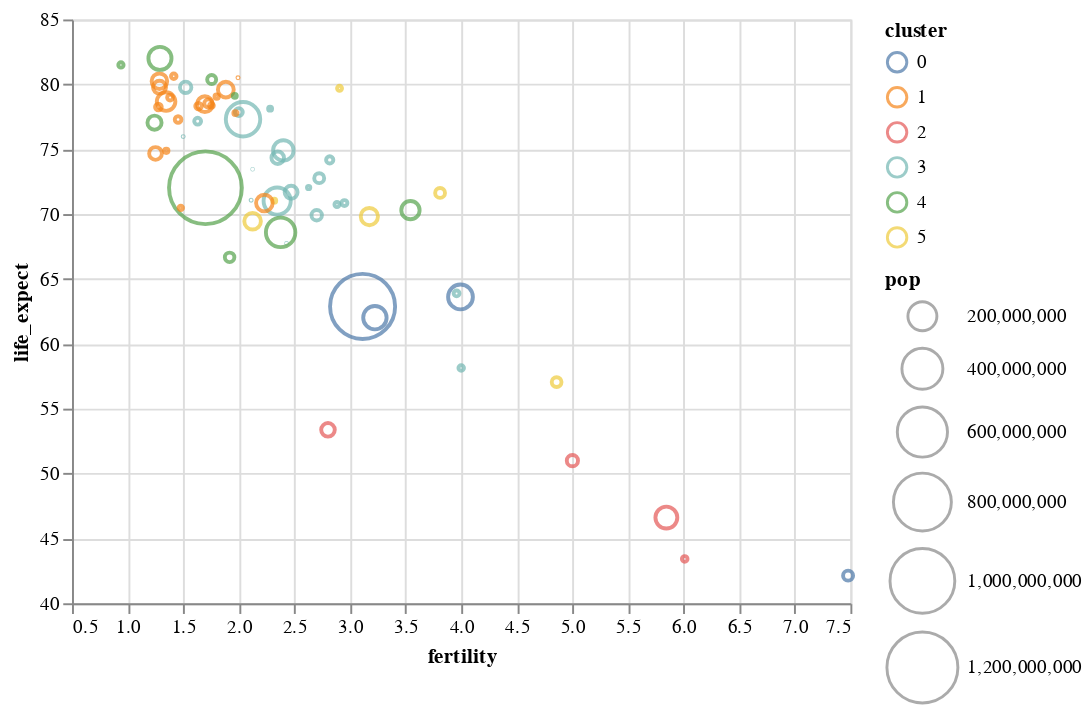

Notebook code for this chart:
### Code cell
# Q and Q scatterplot. It add two zero based X and Y scales
alt.Chart(df.query("year == 2000")).mark_point(filled=False).encode(
    alt.X('fertility:Q', scale=alt.Scale(zero=False)),   # zero=False removes the zero based axis scaling
    alt.Y('life_expect:Q', scale=alt.Scale(zero=False)),
    alt.Size('pop:Q', scale=alt.Scale(range=[0, 1400])),
    alt.Color('cluster:N')
       
)

### Figure 1 — Vega-Lite specification as saved in the notebook (floating-point values rounded to 4 significant figures)
{"config": {"view": {"continuousWidth": 400, "continuousHeight": 300}}, "data": {"name": "data-fdeb0b749a6385830bd1445d39ad6ea0"}, "mark": {"type": "point", "filled": false}, "encoding": {"color": {"field": "cluster", "type": "nominal"}, "size": {"field": "pop", "scale": {"range": [0, 1400]}, "type": "quantitative"}, "x": {"field": "fertility", "scale": {"zero": false}, "type": "quantitative"}, "y": {"field": "life_expect", "scale": {"zero": false}, "type": "quantitative"}}, "$schema": "https://vega.github.io/schema/vega-lite/v4.17.0.json", "datasets": {"data-fdeb0b749a6385830bd1445d39ad6ea0": [{"year": 2000, "country": "Afghanistan", "cluster": 0, "pop": 23898198, "life_expect": 42.13, "fertility": 7.479}, {"year": 2000, "country": "Argentina", "cluster": 3, "pop": 37497728, "life_expect": 74.34, "fertility": 2.35}, {"year": 2000, "country": "Aruba", "cluster": 3, "pop": 69539, "life_expect": 73.45, "fertility": 2.124}, {"year": 2000, "country": "Australia", "cluster": 4, "pop": 19164620, "life_expect": 80.37, "fertility": 1.756}, {"year": 2000, "country": "Austria", "cluster": 1, "pop": 8113413, "life_expect": 78.98, "fertility": 1.382}, {"year": 2000, "country": "Bahamas", "cluster": 3, "pop": 290075, "life_expect": 71.07, "fertility": 2.111}, {"year": 2000, "country": "Bangladesh", "cluster": 0, "pop": 130406594, "life_expect": 62.01, "fertility": 3.224}, {"year": 2000, "country": "Barbados", "cluster": 3, "pop": 273483, "life_expect": 75.97, "fertility": 1.5}, {"year": 2000, "country": "Belgium", "cluster": 1, "pop": 10263618, "life_expect": 78.32, "fertility": 1.638}, {"year": 2000, "country": "Bolivia", "cluster": 3, "pop": 8152620, "life_expect": 63.88, "fertility": 3.958}, {"year": 2000, "country": "Brazil", "cluster": 3, "pop": 175552771, "life_expect": 71.01, "fertility": 2.345}, {"year": 2000, "country": "Canada", "cluster": 3, "pop": 31278097, "life_expect": 79.77, "fertility": 1.522}, {"year": 2000, "country": "Chile", "cluster": 3, "pop": 15153450, "life_expect": 77.86, "fertility": 2.0}, {"year": 2000, "country": "China", "cluster": 4, "pop": 1262645000, "life_expect": 72.03, "fertility": 1.7}, {"year": 2000, "country": "Colombia", "cluster": 3, "pop": 39685655, "life_expect": 71.68, "fertility": 2.47}, {"year": 2000, "country": "Costa Rica", "cluster": 3, "pop": 3710558, "life_expect": 78.12, "fertility": 2.281}, {"year": 2000, "country": "Croatia", "cluster": 1, "pop": 4410830, "life_expect": 74.88, "fertility": 1.348}, {"year": 2000, "country": "Cuba", "cluster": 3, "pop": 11134273, "life_expect": 77.16, "fertility": 1.63}, {"year": 2000, "country": "Dominican Republic", "cluster": 3, "pop": 8385828, "life_expect": 70.85, "fertility": 2.95}, {"year": 2000, "country": "Ecuador", "cluster": 3, "pop": 12505204, "life_expect": 74.17, "fertility": 2.817}, {"year": 2000, "country": "Egypt", "cluster": 5, "pop": 70492342, "life_expect": 69.81, "fertility": 3.174}, {"year": 2000, "country": "El Salvador", "cluster": 3, "pop": 6122515, "life_expect": 70.73, "fertility": 2.883}, {"year": 2000, "country": "Finland", "cluster": 1, "pop": 5168595, "life_expect": 78.37, "fertility": 1.754}, {"year": 2000, "country": "France", "cluster": 1, "pop": 59381628, "life_expect": 79.59, "fertility": 1.883}, {"year": 2000, "country": "Georgia", "cluster": 1, "pop": 4777209, "life_expect": 70.48, "fertility": 1.478}, {"year": 2000, "country": "Germany", "cluster": 1, "pop": 82187909, "life_expect": 78.67, "fertility": 1.346}, {"year": 2000, "country": "Greece", "cluster": 1, "pop": 10559110, "life_expect": 78.26, "fertility": 1.277}, {"year": 2000, "country": "Grenada", "cluster": 3, "pop": 89312, "life_expect": 67.75, "fertility": 2.429}, {"year": 2000, "country": "Haiti", "cluster": 3, "pop": 7306302, "life_expect": 58.14, "fertility": 4.0}, {"year": 2000, "country": "Hong Kong", "cluster": 4, "pop": 6658720, "life_expect": 81.5, "fertility": 0.94}, {"year": 2000, "country": "Iceland", "cluster": 1, "pop": 281043, "life_expect": 80.5, "fertility": 1.993}, {"year": 2000, "country": "India", "cluster": 0, "pop": 1007702000, "life_expect": 62.88, "fertility": 3.113}, {"year": 2000, "country": "Indonesia", "cluster": 4, "pop": 206265000, "life_expect": 68.59, "fertility": 2.376}, {"year": 2000, "country": "Iran", "cluster": 5, "pop": 65660289, "life_expect": 69.45, "fertility": 2.124}, {"year": 2000, "country": "Iraq", "cluster": 5, "pop": 22675617, "life_expect": 57.05, "fertility": 4.858}, {"year": 2000, "country": "Ireland", "cluster": 1, "pop": 3791690, "life_expect": 77.78, "fertility": 1.969}, {"year": 2000, "country": "Israel", "cluster": 5, "pop": 5842454, "life_expect": 79.7, "fertility": 2.906}, {"year": 2000, "country": "Italy", "cluster": 1, "pop": 57719337, "life_expect": 80.24, "fertility": 1.286}, {"year": 2000, "country": "Jamaica", "cluster": 3, "pop": 2615467, "life_expect": 72.05, "fertility": 2.628}, {"year": 2000, "country": "Japan", "cluster": 4, "pop": 126699784, "life_expect": 82.0, "fertility": 1.291}, {"year": 2000, "country": "Kenya", "cluster": 2, "pop": 29985839, "life_expect": 50.99, "fertility": 5.0}, {"year": 2000, "country": "South Korea", "cluster": 4, "pop": 21647682, "life_expect": 66.66, "fertility": 1.917}, {"year": 2000, "country": "North Korea", "cluster": 4, "pop": 47351083, "life_expect": 77.05, "fertility": 1.242}, {"year": 2000, "country": "Lebanon", "cluster": 5, "pop": 3578036, "life_expect": 71.03, "fertility": 2.319}, {"year": 2000, "country": "Mexico", "cluster": 3, "pop": 99926620, "life_expect": 74.9, "fertility": 2.401}, {"year": 2000, "country": "Netherlands", "cluster": 1, "pop": 15907853, "life_expect": 78.53, "fertility": 1.726}, {"year": 2000, "country": "New Zealand", "cluster": 4, "pop": 3819762, "life_expect": 79.11, "fertility": 1.964}, {"year": 2000, "country": "Nigeria", "cluster": 2, "pop": 114306700, "life_expect": 46.61, "fertility": 5.845}, {"year": 2000, "country": "Norway", "cluster": 1, "pop": 4492400, "life_expect": 79.05, "fertility": 1.801}, {"year": 2000, "country": "Pakistan", "cluster": 0, "pop": 146342958, "life_expect": 63.61, "fertility": 3.994}, {"year": 2000, "country": "Peru", "cluster": 3, "pop": 25979722, "life_expect": 69.91, "fertility": 2.7}, {"year": 2000, "country": "Philippines", "cluster": 4, "pop": 79739825, "life_expect": 70.3, "fertility": 3.544}, {"year": 2000, "country": "Poland", "cluster": 1, "pop": 38654164, "life_expect": 74.67, "fertility": 1.251}, {"year": 2000, "country": "Portugal", "cluster": 1, "pop": 10335597, "life_expect": 77.29, "fertility": 1.454}, {"year": 2000, "country": "Rwanda", "cluster": 2, "pop": 7507056, "life_expect": 43.41, "fertility": 6.01}, {"year": 2000, "country": "Saudi Arabia", "cluster": 5, "pop": 23153090, "life_expect": 71.63, "fertility": 3.81}, {"year": 2000, "country": "South Africa", "cluster": 2, "pop": 44066197, "life_expect": 53.37, "fertility": 2.802}, {"year": 2000, "country": "Spain", "cluster": 1, "pop": 40016081, "life_expect": 79.78, "fertility": 1.287}, {"year": 2000, "country": "Switzerland", "cluster": 1, "pop": 7266920, "life_expect": 80.62, "fertility": 1.415}, {"year": 2000, "country": "Turkey", "cluster": 1, "pop": 65666677, "life_expect": 70.84, "fertility": 2.23}, {"year": 2000, "country": "United Kingdom", "cluster": 1, "pop": 59522468, "life_expect": 78.47, "fertility": 1.695}, {"year": 2000, "country": "United States", "cluster": 3, "pop": 282338631, "life_expect": 77.31, "fertility": 2.038}, {"year": 2000, "country": "Venezuela", "cluster": 3, "pop": 23542649, "life_expect": 72.77, "fertility": 2.723}]}}
